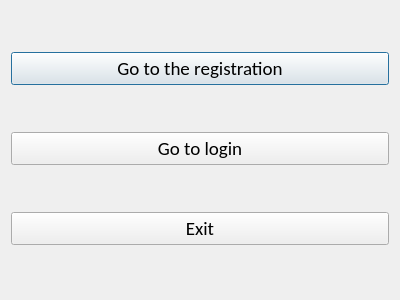
<?xml version="1.0" encoding="UTF-8"?>
<ui version="4.0">
 <class>main_menu</class>
 <widget class="QDialog" name="main_menu">
  <property name="geometry">
   <rect>
    <x>0</x>
    <y>0</y>
    <width>400</width>
    <height>300</height>
   </rect>
  </property>
  <property name="font">
   <font>
    <family>Calibri</family>
    <pointsize>10</pointsize>
   </font>
  </property>
  <property name="windowTitle">
   <string>Main menu</string>
  </property>
  <property name="locale">
   <locale language="English" country="UnitedStates"/>
  </property>
  <layout class="QVBoxLayout" name="verticalLayout">
   <item>
    <widget class="QPushButton" name="reg_form_button">
     <property name="font">
      <font>
       <family>Calibri</family>
       <pointsize>14</pointsize>
      </font>
     </property>
     <property name="locale">
      <locale language="English" country="UnitedStates"/>
     </property>
     <property name="text">
      <string>Go to the registration</string>
     </property>
    </widget>
   </item>
   <item>
    <widget class="QPushButton" name="log_in_form_button">
     <property name="font">
      <font>
       <family>Calibri</family>
       <pointsize>14</pointsize>
      </font>
     </property>
     <property name="locale">
      <locale language="English" country="UnitedStates"/>
     </property>
     <property name="text">
      <string>Go to login</string>
     </property>
    </widget>
   </item>
   <item>
    <widget class="QPushButton" name="exit_button">
     <property name="font">
      <font>
       <family>Calibri</family>
       <pointsize>14</pointsize>
      </font>
     </property>
     <property name="locale">
      <locale language="English" country="UnitedStates"/>
     </property>
     <property name="text">
      <string>Exit</string>
     </property>
    </widget>
   </item>
  </layout>
 </widget>
 <resources/>
 <connections/>
</ui>
